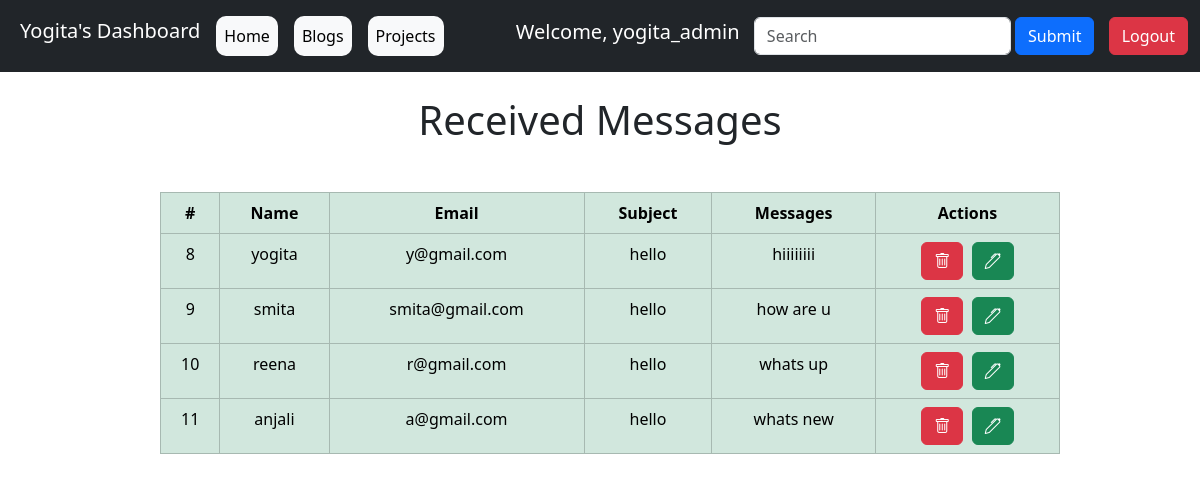
The page /dashboard/ (signed in) on the database its author committed.
### website/models.py (models this page shows, shortened)
class Contact(models.Model):
    name = models.CharField(max_length=200)
    email = models.EmailField(max_length=200)
    subject=models.CharField(max_length=200)
    message=models.TextField(max_length=500)

### dashboard/views.py (the view)
# urls.py: path("", login_required(views.DashboardView.as_view()), name="msg"),
class DashboardView(generic.ListView):
    model = Contact
    template_name = 'dashboard/contacts.html'
    context_object_name= "contacts"
    def get_queryset(self):
        return Contact.objects.order_by("id")

### dashboard/templates/dashboard/contacts.html
{% extends 'dashboard/base.html' %}
{% block contacts %}
<table class="table table-success table-bordered w-75 mt-5" style="text-align:center;margin-left:160px;">
    <thead>
      <tr>
        <th scope="col">#</th>
        <th scope="col">Name</th>
        <th scope="col">Email</th>
        <th scope="col">Subject</th>
        <th scope="col">Messages</th>
        <th scope="col">Actions</th>
      </tr>
    </thead>
    <tbody>
        {% for x in contacts %}
      <tr>
       <td>{{ x.id }}</td>
       <td>{{ x.name }}</td>
       <td>{{ x.email }}</td>
       <td>{{ x.subject }}</td>
       <td>{{ x.message }}</td>
       <td><a href="{% url 'website:delete' x.id %}"><button type="button" class="btn btn-danger"><i class="bi bi-trash"></i></button></a>&nbsp;&nbsp;<a href="#"><button type="button" class="btn btn-success"><i class="bi bi-pen"></i></button></a></td>
      </tr>
      {% endfor %}
    </tbody>
  </table>
{% endblock %}

### dashboard/templates/dashboard/base.html (shortened to what this page needs)
<!DOCTYPE html>
<html lang="en">
<head>
  <link href="https://cdn.jsdelivr.net/npm/bootstrap@5.3.1/dist/css/bootstrap.min.css" rel="stylesheet">
  <link rel="stylesheet" href="https://cdn.jsdelivr.net/npm/bootstrap-icons@1.7.2/font/bootstrap-icons.css">
</head>
<body>
<nav class="navbar navbar-expand-lg navbar-dark bg-dark">
  <div class="container-fluid">
    <ul class="navbar-nav">
      <li class="nav-item">
        <a class="nav-link" href="#" style="color:white;font-size:20px;">Yogita's Dashboard</a>
      <li class="nav-item">
      <a class="nav-link bg-light p-2 m-2" href="{% url 'dashboard:msg' %}" style="color:black;border-radius:10px;">Home</a>
      </li>
      <li class="nav-item">
        <a class="nav-link bg-light p-2 m-2" href="{% url 'dashboard:blog' %}" style="color:black;border-radius:10px;">Blogs</a>
      </li>
      <li class="nav-item">
        <a class="nav-link bg-light p-2 m-2" href="#" style="color:black;border-radius:10px;">Projects</a>
      </li>
    </ul>
    <h5 style="color:white;margin-left:50px;">Welcome, {{ user }}</h5>
    <form class="navbar-form navbar" action="/action_page.php">
      <div class="form-group">
        <input type="text" class="form-control" placeholder="Search" name="search">
      </div>&nbsp;
      <button type="submit" class="btn btn-primary">Submit</button>
    </form>
    <a href="{% url 'dashboard:logout' %}"><button type="button" class="btn btn-danger">Logout</button> </a></div>
</nav><br>
<center><h1>Received Messages</h1></center>
{% block contacts %}
{% endblock %}
</body>
</html>

### rows shown on the page
Contact: id "8", name "yogita", email "y@gmail.com", subject "hello", message "hiiiiiiii"
Contact: id "9", name "smita", email "smita@gmail.com", subject "hello", message "how are u"
Contact: id "10", name "reena", email "r@gmail.com", subject "hello", message "whats up"
Contact: id "11", name "anjali", email "a@gmail.com", subject "hello", message "whats new"

### other values the page prints
{{ user }} "yogita_admin"
